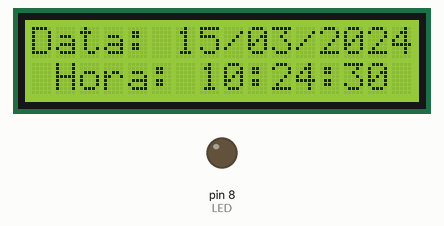
Simulated run of this sketch. Board: Arduino Uno, built with avr-gcc and run on an emulated ATmega328P. On the bench: 16×2 character LCD, output pins drawn as LEDs (lit = HIGH). The local clock reads 2024-03-15 10:24:30 at power-on unless the sketch sets it; what the sketch prints to the serial monitor is not drawn.

Above: at 0.1 s.
At 4.2 s:
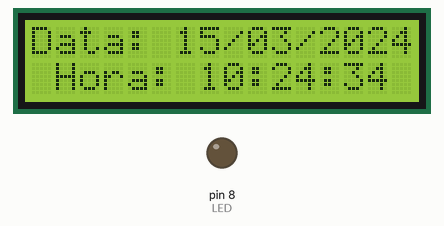
At 9.2 s:
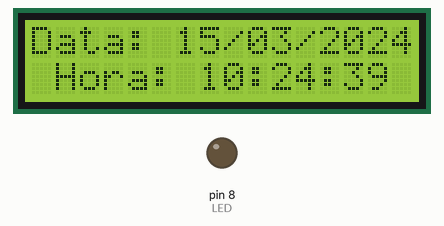
At 19.3 s:
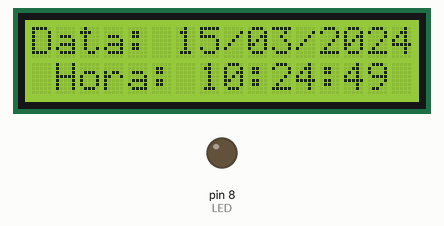
At 28.3 s:
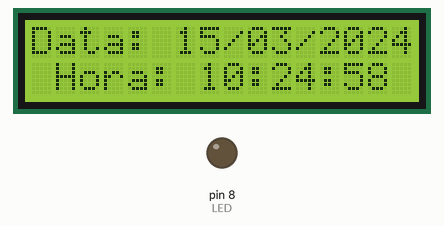
At 38.4 s:
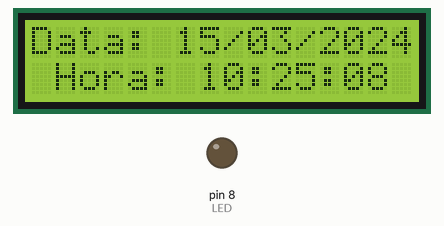

Measured:
- what the display in image 1 shows lasts 1.0 s, from 4.1 s to 5.1 s

The sketch:

Versao_Final.ino
```cpp
// ===== EXIBE A HORA A CADA SEGUNDO NO MONITOR SERIAL E EXIBE EM UM LCD 16X2. LIGA UM LED EM 2 HORÁRIOS DIFERENTES DURANTE O DIA =====

#include <ThreeWire.h>
#include <RtcDS1302.h>
#include <LiquidCrystal.h>

LiquidCrystal lcd(7,6,5,4,3,2); // Portas do LCD no Arduino

ThreeWire myWire(9, 10, 11); // 6 -> DAT (SDA) | 7 -> CLK (SCL) | 8 -> RST (RESET) => Portas do RTC no Arduino
RtcDS1302<ThreeWire> Rtc(myWire);

// ===== Configurações =====
void setup () {
  // SETUP LED DIFUSO
  pinMode(8, OUTPUT); // LED

  // SETUP RTC DS1302
  Serial.begin(57600);
  Serial.print("compiled: ");
  Serial.print(__DATE__); // Monitor Serial => Data
  Serial.println(__TIME__); // Monitor Serial => Hora

  Rtc.Begin();
  RtcDateTime compiled = RtcDateTime(__DATE__, __TIME__);
  printDateTime(compiled);
  Serial.println();

  // Verifica se a data e a hora são válidos
  if (!Rtc.IsDateTimeValid()) {
    Serial.println("RTC perdeu a confiança no DateTime!");
    Rtc.SetDateTime(compiled);
  }

  // Desabilita a proteção contra escrita para gravar a hora e data
  if (Rtc.GetIsWriteProtected()) {
    Serial.println("O RTC foi protegido contra gravação, permitindo a gravação agora.");
    Rtc.SetIsWriteProtected(false);
  }

  // Se não estava rodando, começa a funcionar
  if (!Rtc.GetIsRunning()) {
    Serial.println("O RTC não estava funcionando ativamente, começando agora.");
    Rtc.SetIsRunning(true);
  }

  RtcDateTime now = Rtc.GetDateTime();
  if (now < compiled) {
    Serial.println("O RTC é mais antigo que o tempo de compilação! (Atualizando DateTime).");
    Rtc.SetDateTime(compiled);
  }
  else if (now > compiled)
    Serial.println("O RTC é mais recente que o tempo de compilação. (isso é esperado).");
  else
    Serial.println("RTC é o mesmo que tempo de compilação! (não esperado, mas está tudo bem).");

  // SETUP LCD
  lcd.begin(16,2);
  lcd.clear();
}

// ===== Loop =====
void loop () {
  RtcDateTime now = Rtc.GetDateTime();
  printDateTime(now);

  // Verifica se a data e a hora são válidos
  if (!now.IsValid()) {
    Serial.println("RTC perdeu a confiança no DateTime!.");
  }
  delay(1000);

}

// FUNÇÃO QUE EXIBE A DATA NO MONITOR SERIAL E NO DISPLAY LCD E LIGA O LED DURANTE OS HORÁRIOS PROGRAMADOS
#define countof(a) (sizeof(a) / sizeof(a[0]))

void printDateTime(const RtcDateTime& dt) {
  char lcdDate[20];
  char lcdHour[20];

  char datestring[20];

  snprintf_P(datestring,
             countof(datestring),
             PSTR("%02u/%02u/%04u %02u:%02u:%02u"),
             dt.Month(), dt.Day(), dt.Year(),
             dt.Hour(), dt.Minute(), dt.Second() );
  Serial.println(); // Pular linha
  Serial.print(datestring);

  // LIGAR PELA 1ª VEZ => 6:00 ÀS 7:00
  if (dt.Hour() == 6) {
    Serial.println(); // Pular linha
    Serial.println("LED LIGADO!"); // Imprime no Monitor Serial p/ Ligar o Led
    digitalWrite(8, HIGH); // Liga o Led
  }
  // LIGAR PELA 2ª VEZ => 16:00 ÀS 18:00
  else if (dt.Hour() == 16 || dt.Hour() == 17) {
    Serial.println(); // Pular linha
    Serial.println("LED LIGADO!"); // Imprime no Monitor Serial p/ Ligar o Led
    digitalWrite(8, HIGH); // Liga o Led
  }
  else {
    digitalWrite(8, LOW); // Led desligado
  }

  // EXIBE A HORA NO LCD
  // Data
  snprintf_P(lcdDate,
             countof(lcdDate),
             PSTR("Data: %02u/%02u/%04u"),
             dt.Day(), dt.Month(), dt.Year());
  lcd.setCursor(0,0);
  lcd.print(lcdDate);

  // Hora
  snprintf_P(lcdHour,
             countof(lcdHour),
             PSTR("Hora: %02u:%02u:%02u"),
             dt.Hour(), dt.Minute(), dt.Second());
  lcd.setCursor(1,4);
  lcd.print(lcdHour);

}
```
